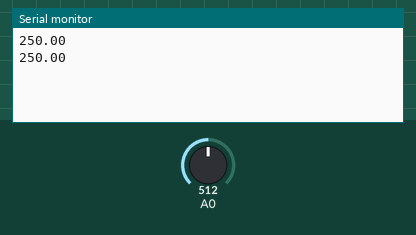
A sketch run on a simulated Arduino Uno, built with avr-gcc and run on an emulated ATmega328P. Shown: the last lines printed to the serial monitor. The inputs (shaded band) are chosen by the test bench; at power-on: A0 = 512.

Above: at 5.8 s.
5.9 s: A0 set to 716
At 10.4 s:
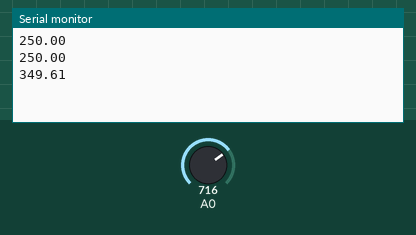
11.9 s: A0 set to 900
At 15.5 s:
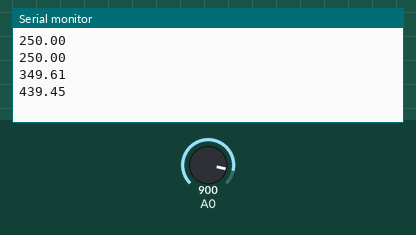
Timing chart, 0 to 17.0 s (numbered marks = the images above; inputs shaded):
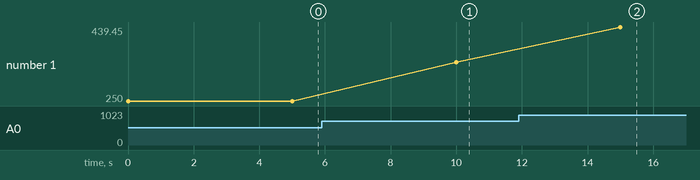

The sketch:

Temperature.ino
```cpp
const float CELSIUS_BASE = 0.48828125;

void setup() {
  pinMode(0, INPUT);
  Serial.begin(115200);
}

void loop() {

  int in = analogRead(0);
  float temperature = in * CELSIUS_BASE;
  Serial.println(temperature);
  delay(5000);
}
```

Measured:
- after the input at 5.9 s, the serial monitor: prints a new line after 4.1 s (image 1)
- after the input at 11.9 s, the serial monitor: prints a new line after 3.1 s (image 2)
- plotted number 1: 250 → 349.61 after the input at 5.9 s, 349.61 → 439.45 after the input at 11.9 s
